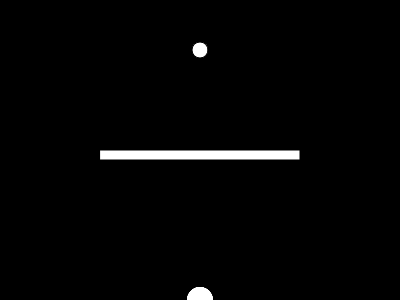
Frame 1 (no input)
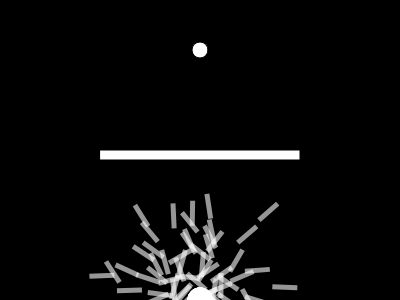
Frame 60 (no input)
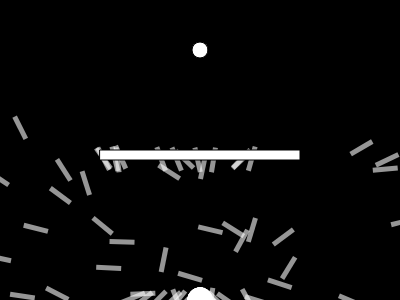
Frame 120 (the mouse pressed at the canvas centre since frame 60)

The p5.js sketch that drew these frames (run headless with seeded random() and noise() and a simulated clock; from frame 60 on, the mouse is pressed at the canvas centre):

// p5.js sketch
// ── sketch.js
var rocket
var population
var lifespan = 400
var life_text
var count = 0
var target
var obstacle_x = 100
var obstacle_y = 150
var obstacle_w = 200
var obstacle_h = 10
var max_force = 0.2

function setup() {
	createCanvas(400, 300)
	rocket = new Rocket()
	population = new Population()
	life_text = createP()
	target = createVector(width / 2, 50)
}

function draw() {
 	background(0)
 	population.run()
 	life_text.html(count)

 	count++
 	if (count == lifespan) {
 		population.evaluate()
 		population.selection()
 		// population = new Population()
 		count = 0
 	}

 	fill(255)
 	rect(100, 150, 200, 10)

 	ellipse(target.x, target.y, 16, 16)
}

function Population() {
	this.rockets = []
	this.population_size = 250
	this.mating_pool = []

	for (var i = 0; i < this.population_size; i++) {
		this.rockets[i] = new Rocket()
	}

	this.evaluate = function() {
		var maximum_fitness = 0

		for (var i = 0; i < this.population_size; i++) {
			this.rockets[i].calculateFitness()
			if (this.rockets[i].fitness > maximum_fitness) {
				maximum_fitness = this.rockets[i].fitness
			}
		}

		for (var i = 0; i < this.population_size; i++) {
			this.rockets[i].fitness /= maximum_fitness
		}

		this.mating_pool = []
		for (var i = 0; i < this.population_size; i++) {
			var n = this.rockets[i].fitness * 100
			for(var j = 0; j < n; j++) {
				this.mating_pool.push(this.rockets[i])
			}
		}


	}

	this.selection = function () {
		var new_rockets = []
		for (var i = 0; i < this.rockets.length; i++) {		
			var parentA = random(this.mating_pool).dna
			console.log(random(this.mating_pool).dna)
			var parentB = random(this.mating_pool).dna
			var child = parentA.crossover(parentB)
			child.mutation()
			new_rockets[i] = new Rocket(child)
		}
		this.rockets = new_rockets
	}

	this.run = function () {
		for (var i = 0; i < this.population_size; i++) {
			this.rockets[i].update()
			this.rockets[i].show()
		}
	}

}

function DNA(genes) {
	if (genes) {
		this.genes = genes
	} else {
		this.genes = []
		for (var i = 0; i < lifespan; i++) {
			this.genes[i] = p5.Vector.random2D()
			this.genes[i].setMag(max_force)
		}
	}

	this.crossover = function (partner) {
		var new_genes = []
		var mid = floor(random(this.genes.length))
		for (var i = 0; i < this.genes.length; i++) {
			if (i > mid) {
				new_genes[i] = this.genes[i]
			} else {
				new_genes[i] = partner.genes[i]
			}
		}
		return new DNA(new_genes)
	}

	this.mutation = function () {
		for (var i = 0; i < this.genes.length; i++) {
			if(random(1) < 0.01) {
				this.genes[i] = p5.Vector.random2D()
				this.genes[i].setMag(max_force)
			}
		}
	}
}

function Rocket(dna) {
	this.position = createVector(width / 2, height)
	this.velocity = createVector()
	this.velocity.limit(4)
	this.acceleration = createVector()
	this.completed = false;
	this.crashed = false;

	if (dna) {
		this.dna = dna
	} else {
		this.dna = new DNA()
	}

	this.fitness = 0

	this.applyForce = function(force) {
		this.acceleration.add(force)
	}

	this.calculateFitness = function () {
		var distance = dist(this.position.x, this.position.y, target.x, target.y)
		this.fitness = map(distance, 0, width, width, 0)
		if(this.completed) {
			this.fitness *= 10
		}
		if(this.crashed) {
			this.fitness /= 10
		}
	}

	this.update = function() {
		var distance = dist(this.position.x, this.position.y, target.x, target.y)
		if (distance < 10) {
			this.completed = true
			this.position = target.copy()
		}

		if (this.position.x > obstacle_x && this.position.x < obstacle_x + obstacle_w && this.position.y > obstacle_y && this.position.y < obstacle_y + obstacle_h) {
			this.crashed = true
		}

		if (this.position.x > width || this.position.x < 0) {
			this.crashed = true
		}

		if (this.position.y > height || this.position.y < 0) {
			this.crashed = true
		}

		this.applyForce(this.dna.genes[count])
		if (!this.completed && !this.crashed) {
			this.velocity.add(this.acceleration)
			this.position.add(this.velocity)
			this.acceleration.mult(0)
		}
	}

	this.show = function() {
		push()
		noStroke()
		fill(255, 150)
		translate(this.position.x, this.position.y)
		rotate(this.velocity.heading())
		rectMode(CENTER)
		rect(0, 0, 25, 5)
		pop()
	}
}
